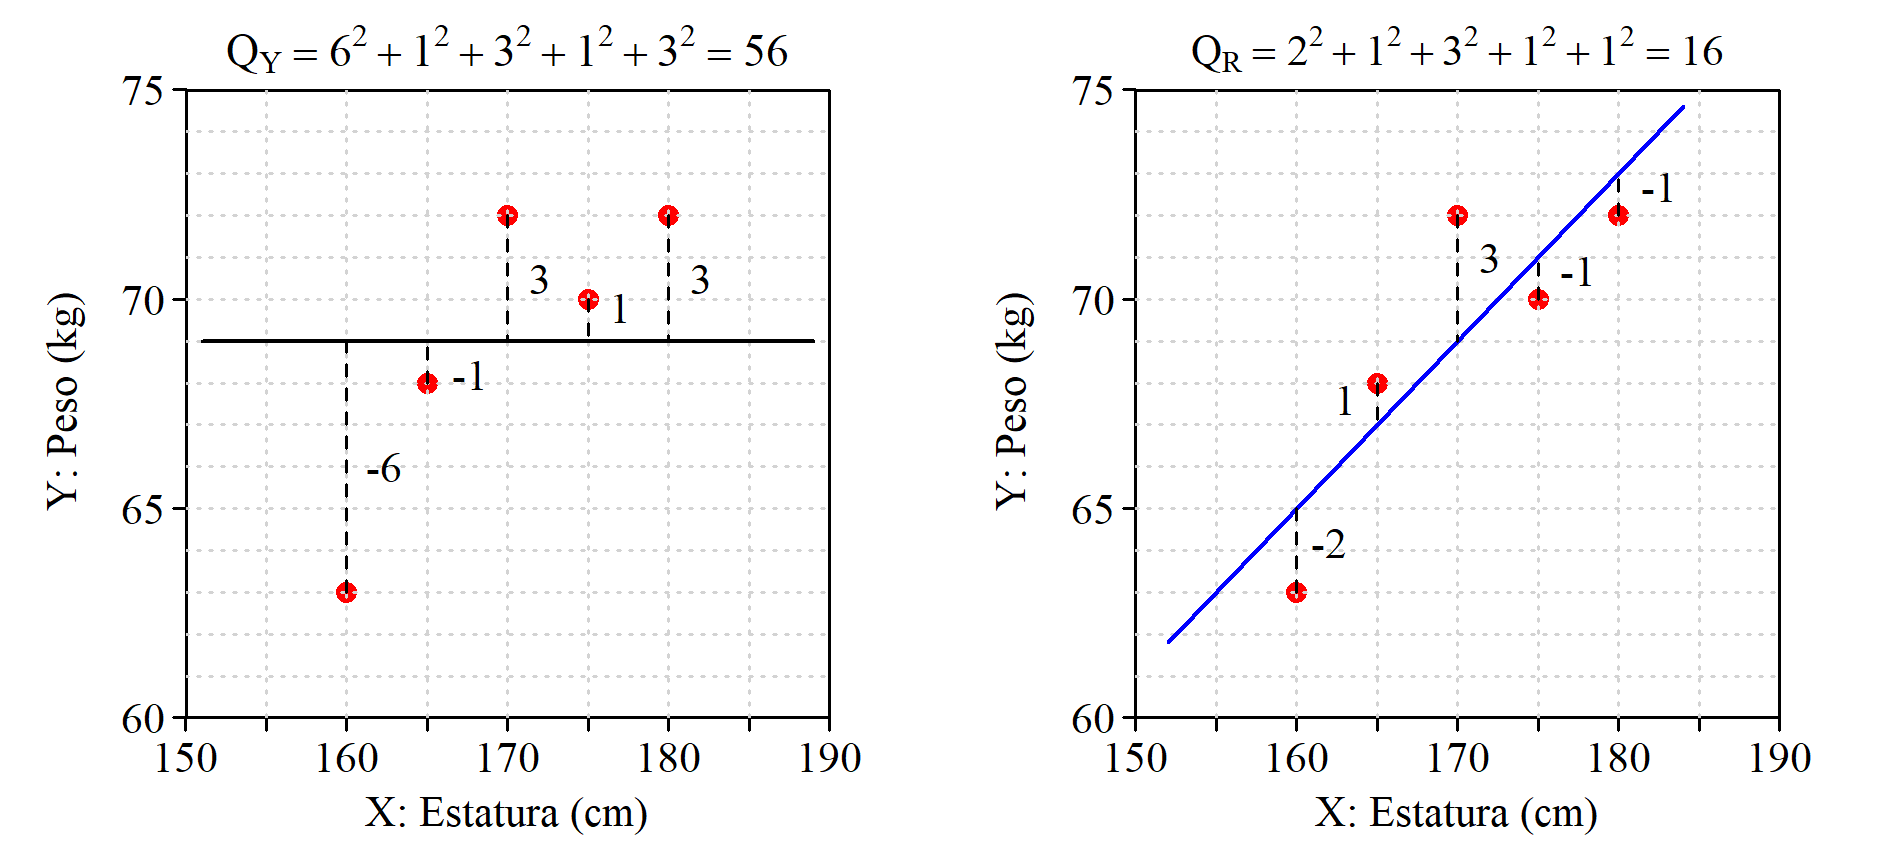

Write the R code that produced this figure.
library(latex2exp)

png(file="090_R2.png",width=1900, height=850, res = 300)

t= 0.85
x = c(160, 165, 170, 175, 180)
y = c(63, 68, 72, 70, 72)

par(mfrow = c(1, 2), mar = c(2.2, 3.1, 1.5, 2), family = "serif")
plot(x, y, xlim = c(150, 190), ylim = c(60, 75), xlab="", ylab="", pch = 19, col = "red", 
     cex = t, xaxt = "n", yaxt = "n", xaxs="i", yaxs="i")
axis(side=1, padj=-1.8, tck=-0.02, at=seq(150, 190, 5), cex.axis = t)
axis(side=2, hadj=0.1, tck=-0.02, at=seq(60, 75, 5), cex.axis = t, las = 1)
grid(8, 15, col = "lightgray", lty = "dotted")

mtext('X: Estatura (cm)', side=1, line=1, cex=t, las=1, family = "serif")
mtext(expression("Y: Peso (kg)"), side=2, line=1.5, cex=t, las=0, family = "serif")
text(170, 76, TeX("$ Q_Y = 6^2+1^2+3^2+1^2+3^2=56$"), cex = t+0.05, xpd = NA)

xx = c(151, 189)
yy = c(69, 69)
lines(xx, yy, type="l", lwd=1.3)

x1 = c(160, 160)
y1 = c(63, 69)
lines(x1, y1, lty = 2)
text(162.3, 66, "-6", cex=t)

x2 = c(165, 165)
y2 = c(68, 69)
lines(x2, y2, lty = 2)
text(167.67, 68.2, "-1", cex=t)

x3 = c(170, 170)
y3 = c(72, 69)
lines(x3, y3, lty = 2)
text(172, 70.5, "3", cex=t)

x4 = c(175, 175)
y4 = c(70, 69)
lines(x4, y4, lty = 2)
text(177, 69.8, "1", cex=t)

x5 = c(180, 180)
y5 = c(72, 69)
lines(x5, y5, lty = 2)
text(182, 70.5, "3", cex=t)

#####################

par(mar = c(2.2, 3.1, 1.5, 2))
plot(x, y, xlim = c(150, 190), ylim = c(60, 75), xlab="", ylab="", pch = 19, col = "red", 
     cex = t, xaxt = "n", yaxt = "n", xaxs="i", yaxs="i")
axis(side=1, padj=-1.8, tck=-0.02, at=seq(150, 190, 5), cex.axis = t)
axis(side=2, hadj=0.1, tck=-0.02, at=seq(60, 75, 5), cex.axis = t, las = 1)
grid(8, 15, col = "lightgray", lty = "dotted")

mtext('X: Estatura (cm)', side=1, line=1, cex=t, las=1, family = "serif")
mtext(expression("Y: Peso (kg)"), side=2, line=1.5, cex=t, las=0, family = "serif")
text(170, 76, TeX("$ Q_R = 2^2+1^2+3^2+1^2+1^2=16$"), cex = t, xpd = NA)

xx = c(152, 184)
yy = c(1+0.4*xx[1], 1+0.4*xx[2])
lines(xx, yy, type="l", lwd=1.3, col = "blue")

x1 = c(160, 160)
y1 = c(63, 65)
lines(x1, y1, lty = 2)
text(162, 64.2, "-2", cex=t)

x2 = c(165, 165)
y2 = c(68, 67)
lines(x2, y2, lty = 2)
text(163, 67.6, "1", cex=t)

x3 = c(170, 170)
y3 = c(72, 69)
lines(x3, y3, lty = 2)
text(172, 71, "3", cex=t)

x4 = c(175, 175)
y4 = c(70, 71)
lines(x4, y4, lty = 2)
text(177.5, 70.7, "-1", cex=t)

x5 = c(180, 180)
y5 = c(72, 73)
lines(x5, y5, lty = 2)
text(182.5, 72.7, "-1", cex=t)

dev.off()
